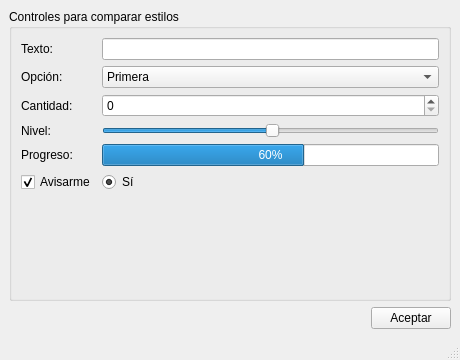
<?xml version="1.0" encoding="UTF-8"?>
<ui version="4.0">
 <class>MainWindow</class>
 <widget class="QMainWindow" name="MainWindow">
  <property name="geometry">
   <rect>
    <x>0</x>
    <y>0</y>
    <width>460</width>
    <height>360</height>
   </rect>
  </property>
  <property name="windowTitle">
   <string>Estilo Fusion</string>
  </property>
  <widget class="QWidget" name="centralwidget">
   <layout class="QVBoxLayout" name="vlPrincipal">
    <item>
     <widget class="QGroupBox" name="grpControles">
      <property name="title">
       <string>Controles para comparar estilos</string>
      </property>
      <layout class="QFormLayout" name="formControles">
       <item row="0" column="0">
        <widget class="QLabel" name="lblTexto">
         <property name="text">
          <string>Texto:</string>
         </property>
        </widget>
       </item>
       <item row="0" column="1">
        <widget class="QLineEdit" name="editTexto"/>
       </item>
       <item row="1" column="0">
        <widget class="QLabel" name="lblOpcion">
         <property name="text">
          <string>Opción:</string>
         </property>
        </widget>
       </item>
       <item row="1" column="1">
        <widget class="QComboBox" name="comboOpcion">
         <item>
          <property name="text">
           <string>Primera</string>
          </property>
         </item>
         <item>
          <property name="text">
           <string>Segunda</string>
          </property>
         </item>
        </widget>
       </item>
       <item row="2" column="0">
        <widget class="QLabel" name="lblCantidad">
         <property name="text">
          <string>Cantidad:</string>
         </property>
        </widget>
       </item>
       <item row="2" column="1">
        <widget class="QSpinBox" name="spinCantidad"/>
       </item>
       <item row="3" column="0">
        <widget class="QLabel" name="lblNivel">
         <property name="text">
          <string>Nivel:</string>
         </property>
        </widget>
       </item>
       <item row="3" column="1">
        <widget class="QSlider" name="sliNivel">
         <property name="value">
          <number>50</number>
         </property>
         <property name="orientation">
          <enum>Qt::Orientation::Horizontal</enum>
         </property>
        </widget>
       </item>
       <item row="4" column="0">
        <widget class="QLabel" name="lblProgreso">
         <property name="text">
          <string>Progreso:</string>
         </property>
        </widget>
       </item>
       <item row="4" column="1">
        <widget class="QProgressBar" name="barProgreso">
         <property name="value">
          <number>60</number>
         </property>
        </widget>
       </item>
       <item row="5" column="0">
        <widget class="QCheckBox" name="checkAviso">
         <property name="text">
          <string>Avisarme</string>
         </property>
         <property name="checked">
          <bool>true</bool>
         </property>
        </widget>
       </item>
       <item row="5" column="1">
        <widget class="QRadioButton" name="radioSi">
         <property name="text">
          <string>Sí</string>
         </property>
         <property name="checked">
          <bool>true</bool>
         </property>
        </widget>
       </item>
      </layout>
     </widget>
    </item>
    <item>
     <layout class="QHBoxLayout" name="hlBotones">
      <item>
       <spacer name="horizontalSpacer">
        <property name="orientation">
         <enum>Qt::Orientation::Horizontal</enum>
        </property>
        <property name="sizeHint" stdset="0">
         <size>
          <width>40</width>
          <height>20</height>
         </size>
        </property>
       </spacer>
      </item>
      <item>
       <widget class="QPushButton" name="btnAceptar">
        <property name="text">
         <string>Aceptar</string>
        </property>
       </widget>
      </item>
     </layout>
    </item>
   </layout>
  </widget>
  <widget class="QMenuBar" name="menubar">
   <property name="geometry">
    <rect>
     <x>0</x>
     <y>0</y>
     <width>460</width>
     <height>22</height>
    </rect>
   </property>
  </widget>
  <widget class="QStatusBar" name="statusbar"/>
 </widget>
 <resources/>
 <connections/>
</ui>
